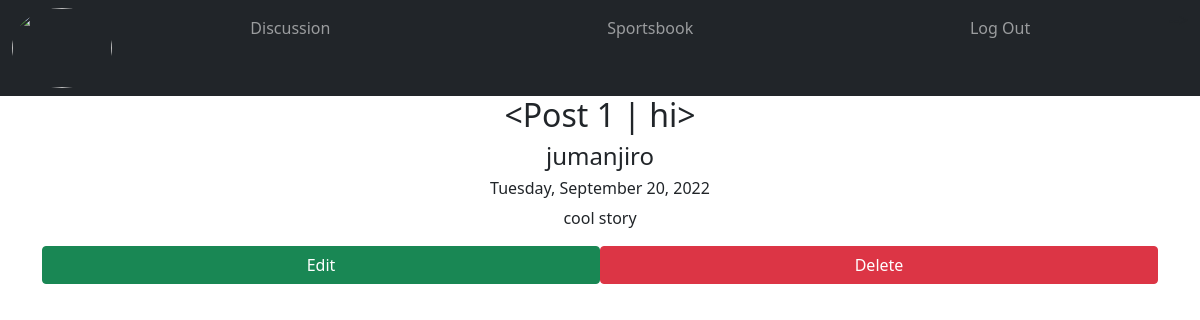
Page /posts/1 (signed in) on the earlier database version.
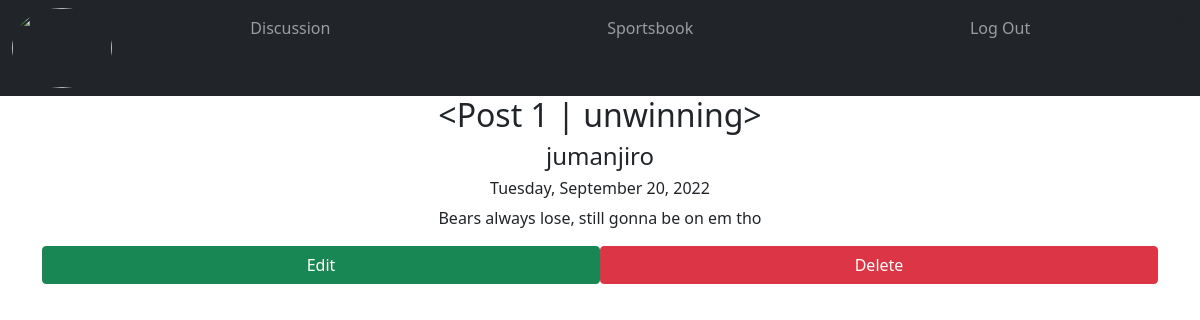
Same page on the later database version.
### app/models.py (models this page shows, shortened)
class Post(db.Model):
    id = db.Column(db.Integer, primary_key=True)
    title = db.Column(db.String(50), nullable=False)
    body = db.Column(db.String(255), nullable=False)
    date_created = db.Column(db.DateTime, nullable=False, default=datetime.utcnow)
    user_id = db.Column(db.Integer, db.ForeignKey('user.id'))
    def __repr__(self):
        return f"<Post {self.id} | {self.title}>"

### app/routes.py (the view)
@app.route('/posts/<post_id>')
@login_required
def view_post(post_id):
    post = Post.query.get_or_404(post_id)
    return render_template('post.html', post=post)

### app/models.py (called while the page is built)
@login.user_loader
def load_user(user_id):
    return User.query.get(user_id)

### app/templates/post.html (shortened to what this page needs)
{% extends 'base.html' %}
{% block content %}
    <h2 class="text-center">{{ post }}</h2>
    <h4 class="text-center">{{ post.author.username }}</h4>
    <h6 class="text-center">{{ post.date_created.strftime('%A, %B %d, %Y') }}</h6>
    <p class="text-center">{{ post.body }}</p>
    {% if current_user == post.author %}
    <div class="d-flex">
        <a href="{{ url_for('edit_post', post_id=post.id) }}" class="btn btn-success w-50">
            Edit
        </a>
        <button type="button" class="btn btn-danger w-50" data-bs-toggle="modal" data-bs-target="#deleteModal">
            Delete
        </button>
    </div>
    {% endif %}
{% endblock content %}

Differences in the rows shown:
changed Post: id+title "<Post 1 | hi>" → "<Post 1 | unwinning>"; body "cool story" → "Bears always lose, still gonna be on em tho"
